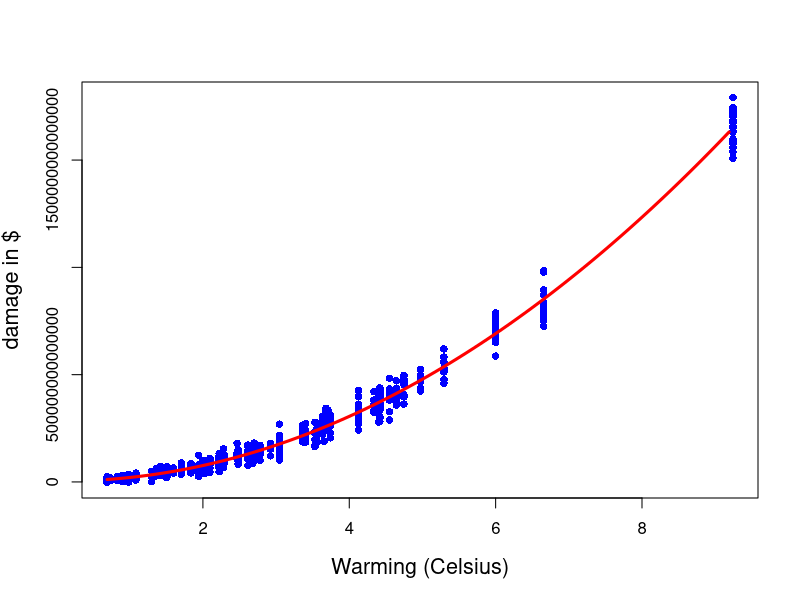
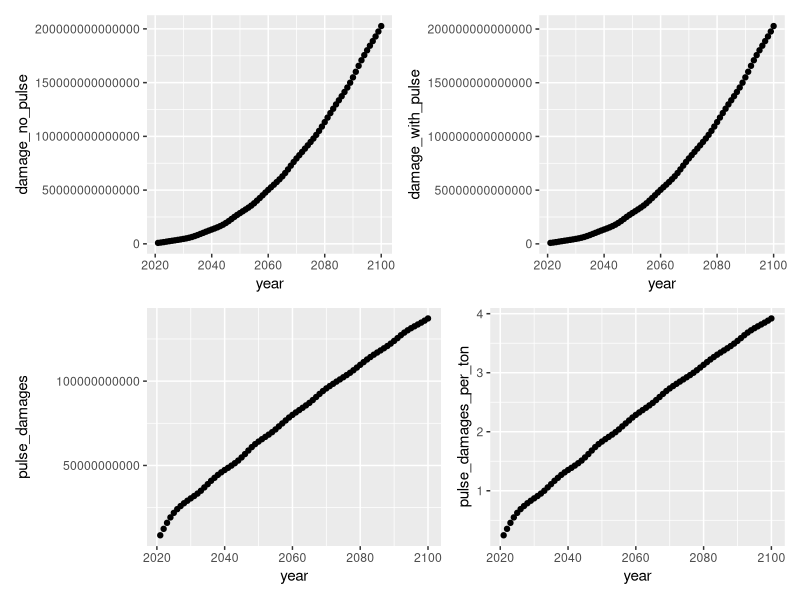

Source code (R) for these figures, in order: (Note: this script raises an error after producing the figures.)
## ---- chunk 1
knitr::opts_chunk$set(
	echo = TRUE,
	message = FALSE,
	warning = FALSE
)
options(scipen=999)
library(here)
library(tidyverse)
library(patchwork)
## ---- chunk 2
#read in data
damages_data <- read_csv(here("damages.csv"))

warming_data <- read_csv(here("warming.csv"))

#creating vectors of values
damages_data <- damages_data %>% 
  mutate(warming2 = warming^2)

#creating vectors
damages <- damages_data$damages
warming <- damages_data$warming
warming2 <- damages_data$warming2

#estimating quadratic model
damages_quad_model=lm(method = 'lm', damages ~ warming + warming2)

summary(damages_quad_model)

#creating a sequence of warming values to test predictions on
warmingvalues <- seq(0.6900000, 9.243000, 0.1)

#generating predictions
predictedcounts <- predict(damages_quad_model,list(warming=warmingvalues, warming2=warmingvalues^2))

#plotting
plot(warming, damages, pch=16, xlab = "Warming (Celsius)", ylab = "damage in $", cex.lab = 1.3, col = "blue");
lines(warmingvalues, predictedcounts, col = "red", lwd = 3)
## ---- chunk 3
#making a damage function--do it with stored intercepts later
damage_function <- function(x){
  damage <- -3018856250104*x + 19589020155100*x^2
  return(damage)
}

#creating new columns
warming_scenarios <- warming_data %>% 
  mutate(damage_no_pulse = damage_function(warming_baseline)) %>% 
  mutate(damage_with_pulse = damage_function(warming_pulse)) %>% 
  mutate(pulse_damages = damage_with_pulse - damage_no_pulse) %>% 
  mutate(pulse_damages_per_ton = pulse_damages/35000000000)

#create graphs
damage_no_pulse_graph <- ggplot(data = warming_scenarios, aes(x = year, y = damage_no_pulse)) +
  geom_point()

damage_with_pulse_graph <- ggplot(data = warming_scenarios, aes(x = year, y = damage_with_pulse)) +
  geom_point()

pulse_damages_graph <- ggplot(data = warming_scenarios, aes(x = year, y = pulse_damages)) +
  geom_point()

pulse_damages_per_ton_graph <- ggplot(data = warming_scenarios, aes(x = year, y = pulse_damages_per_ton)) +
  geom_point()
 
#put the graphs together
(damage_no_pulse_graph + damage_with_pulse_graph)/(pulse_damages_graph + pulse_damages_per_ton_graph)
## ---- chunk 4
#social cost of carbon function??? not working.
scc_function <- function(x){
  scc <- warming_scenarios$pulse_damages_per_ton/
    I((1 + x)^(warming_scenarios$X1))
  return(scc)
}



scc_function(0.02)

#generate range of discount rates
discount_rate <- seq(0.01, 0.1, 0.001)

#create dataframe
scc <- scc_function(discount_rate)

scc <- data.frame(scc)
## ---- chunk 5
#finding discount rate
ramsey_discount_rate <- 0.001 + 2*0.01

#inserting this into discount rate
ramsey_point <- data.frame(ramsey_discount_rate, scc_function(ramsey_discount_rate))

ggplot() +
  geom_point(data = scc, aes(x = discount_rate, y = scc)) +
  geom_point(data = ramsey_point, aes(x = ramsey_discount_rate, y = scc_function.ramsey_discount_rate., color = "red", size = 1))#
